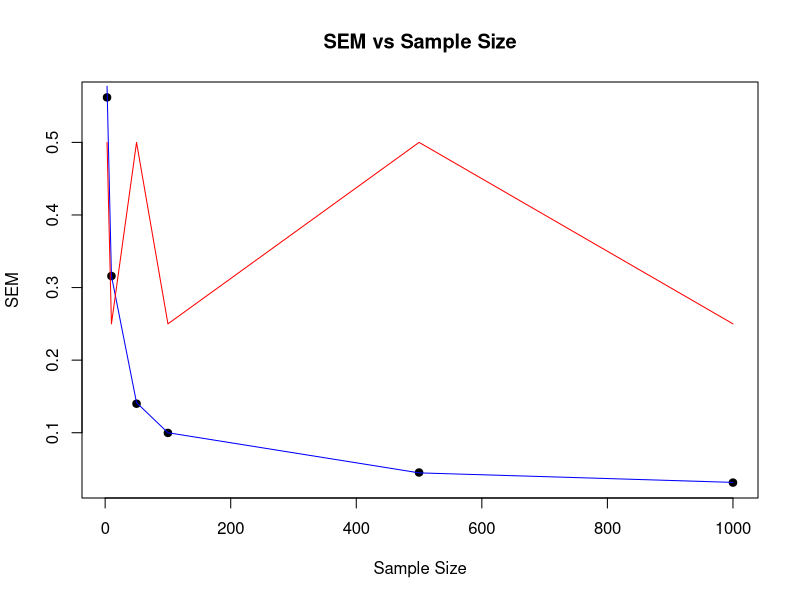

Source code (R):
## ---- chunk 1
# library(ggplot2)
knitr::opts_chunk$set(echo = TRUE)
## ---- chunk 2
# different sample sizes to try:
sample.sizes <- c(3, 10, 50, 100, 500, 1000)

# vector to save the sd of the *distribution of the means* per sample size.
mean.sds <- numeric(0) 

# i will use a matrix 1000 rows x 6 columns to store my sample means.
sample.mean <- matrix(1:6000, ncol=6, nrow=1000)

# Two nested loops: One for the columns and one for the rows. 
# Each sample size corresponds to a column in the matrix.

# Outer loop goes through each sample size, one matrix column at a time.
for (j in 1:length(sample.sizes)) {
  
  # Inner loop draws 1000 samples.
  # Get the mean and put it in the matrix rows
  for ( i in 1:1000 ) {
    sample.mean[i,j] <- mean(rnorm(sample.sizes[j]))
  }
  # Obtain standard distribution of the sample mean.
  # Place the sd into vector mean.sds[j]
  mean.sds[j] <- sd(sample.mean[,j])
}

plot(sample.sizes,
     mean.sds, 
     main = "SEM vs Sample Size", 
     xlab = "Sample Size", 
     ylab =  "SEM",
     pch=19)

# Assuming sigma = 1, these are theoretical connections (line by line)
lines(sample.sizes, 1/sqrt(sample.sizes), col='blue')

# This next line is there just for kicks... to see what happens
lines(sample.sizes, c(0.5, 0.25, 0.5, 0.25, 0.5, 0.25), col='red')
